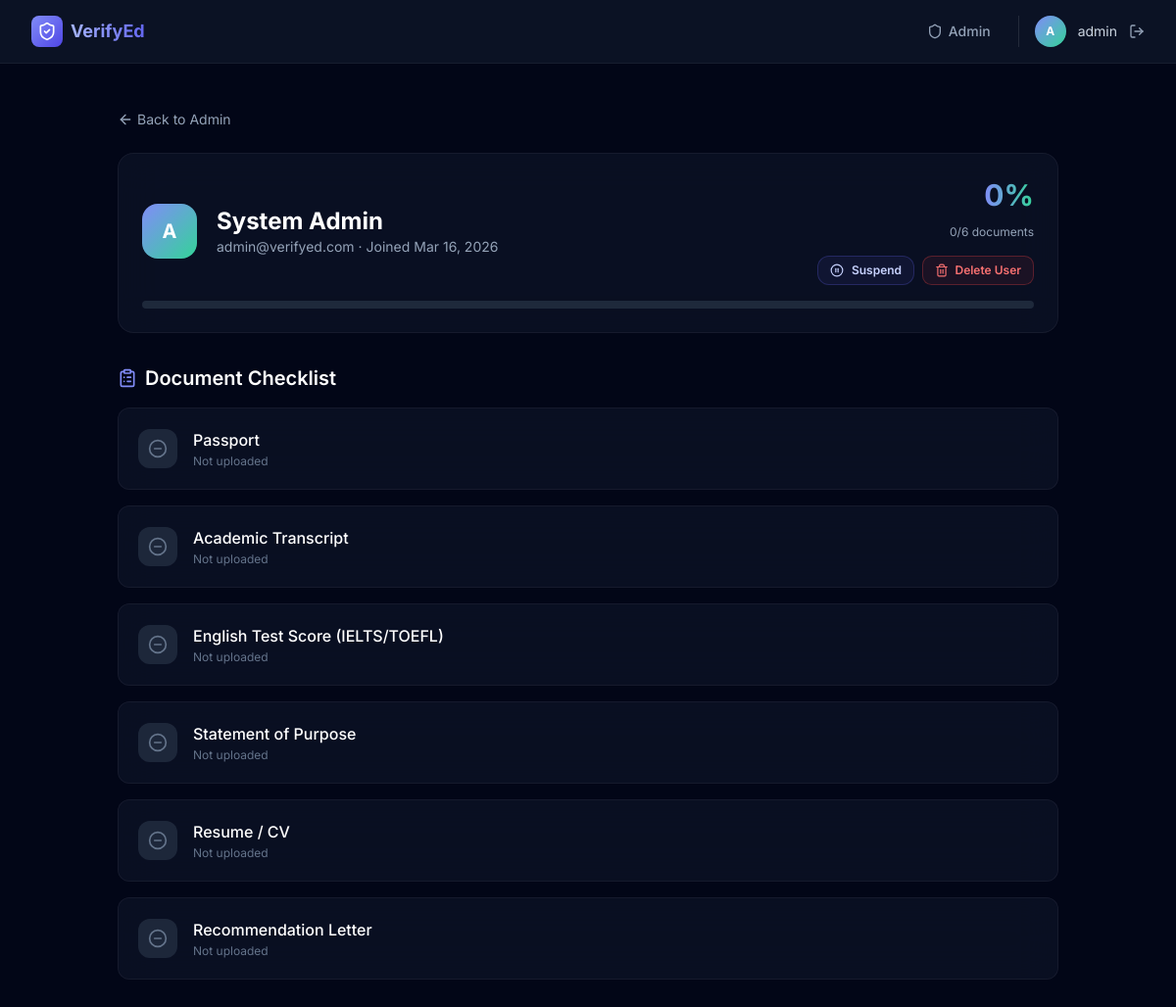
Page /admin/user/1 (signed in) on the committed database.
### models.py (models this page shows, shortened)
class User(UserMixin, db.Model):
    __tablename__ = 'users'
    id            = db.Column(db.Integer, primary_key=True)
    username      = db.Column(db.String(80), unique=True, nullable=False)
    email         = db.Column(db.String(120), unique=True, nullable=False)
    password_hash = db.Column(db.String(256), nullable=False)
    full_name     = db.Column(db.String(200), default='')
    role          = db.Column(db.String(20), default='student')   # student | admin
    is_verified   = db.Column(db.Boolean, default=False)
    is_active_acc = db.Column(db.Boolean, default=True)           # admin can deactivate
    created_at    = db.Column(db.DateTime, default=datetime.utcnow)
    documents     = db.relationship('Document', backref='owner', lazy=True,
                                    foreign_keys='Document.user_id')
    notifications = db.relationship('Notification', backref='owner', lazy=True)
    @property
    def is_active(self):
        return self.is_active_acc
    @property
    def document_progress(self):
        from config import Config
        total    = len(Config.REQUIRED_DOCUMENTS)
        uploaded = len({d.doc_type for d in self.documents} & set(Config.REQUIRED_DOCUMENTS))
        pct      = int((uploaded / total) * 100) if total else 0
        return uploaded, total, pct

### app.py (the view)
@app.route('/admin/user/<int:user_id>')
@login_required
def admin_user_detail(user_id):
    if current_user.role != 'admin':
        abort(403)
    user      = User.query.get_or_404(user_id)
    documents = Document.query.filter_by(user_id=user.id)\
                              .order_by(Document.upload_time.desc()).all()
    return render_template('admin_user_detail.html', student=user,
                           documents=documents,
                           required_docs=Config.REQUIRED_DOCUMENTS)

### app.py (called while the page is built)
@login_manager.user_loader
def load_user(user_id):
    return db.session.get(User, int(user_id))

### templates/admin_user_detail.html (shortened to what this page needs)
{% extends 'base.html' %}
{% block content %}
<div class="max-w-5xl mx-auto px-4 sm:px-6 lg:px-8 py-8">
    <a href="{{ url_for('admin_dashboard') }}" class="inline-flex items-center gap-1 text-sm text-slate-400 hover:text-brand-400 transition-colors mb-6">
        <i data-lucide="arrow-left" class="w-4 h-4"></i> Back to Admin
    </a>
    <div class="glass-card rounded-2xl p-6 border border-white/5 mb-8">
        <div class="flex items-center gap-5">
            <div class="w-14 h-14 rounded-2xl bg-gradient-to-br from-brand-400 to-emerald-400 flex items-center justify-center text-xl font-bold text-white">
                {{ student.username[0]|upper }}
            </div>
            <div>
                <h1 class="text-2xl font-bold text-white">{{ student.full_name or student.username }}</h1>
                <p class="text-slate-400 text-sm">{{ student.email }} · Joined {{ student.created_at.strftime('%b %d, %Y') }}</p>
            </div>
            <div class="ml-auto text-right flex flex-col items-end gap-3">
                {% set u, t, p = student.document_progress %}
                <span class="text-3xl font-bold bg-gradient-to-r from-brand-400 to-emerald-400 bg-clip-text text-transparent">{{ p }}%</span>
                <p class="text-xs text-slate-400">{{ u }}/{{ t }} documents</p>
                <div class="flex gap-2 mt-1">
                    <form method="POST" action="{{ url_for('admin_toggle_active', user_id=student.id) }}">
                        <button type="submit" class="btn-secondary text-xs py-1.5 px-3">
                            <i data-lucide="{{ 'play-circle' if not student.is_active_acc else 'pause-circle' }}" class="w-3.5 h-3.5"></i>
                            {{ 'Activate' if not student.is_active_acc else 'Suspend' }}
                        </button>
                    </form>
                    <form method="POST" action="{{ url_for('admin_delete_user', user_id=student.id) }}"
                          onsubmit="return confirm('PERMANENTLY delete {{ student.username }} and all their data? This cannot be undone.')">
                        <button type="submit" class="btn-danger text-xs py-1.5 px-3">
                            <i data-lucide="trash-2" class="w-3.5 h-3.5"></i>
                            Delete User
                        </button>
                    </form>
                </div>
            </div>
        </div>
        <div class="w-full h-2 bg-slate-800 rounded-full overflow-hidden mt-4">
        </div>
    </div>
    <h2 class="text-xl font-semibold text-white mb-4 flex items-center gap-2">
        <i data-lucide="clipboard-list" class="w-5 h-5 text-brand-400"></i>
        Document Checklist
    </h2>
    <div class="space-y-4">
        {% for key, label in required_docs.items() %}
        {% set doc = None %}
        {% for d in documents if d.doc_type == key %}
            {% set doc = d %}
        {% endfor %}
        <div class="glass-card rounded-xl p-5 border border-white/5">
            <div class="flex items-center gap-4">
                {% if doc %}
                    {% if doc.status == 'verified' %}
                    <div class="w-10 h-10 rounded-xl bg-emerald-500/15 flex items-center justify-center flex-shrink-0">
                        <i data-lucide="check-circle-2" class="w-5 h-5 text-emerald-400"></i>
                    </div>
                    {% elif doc.status == 'rejected' %}
                    <div class="w-10 h-10 rounded-xl bg-red-500/15 flex items-center justify-center flex-shrink-0">
                        <i data-lucide="x-circle" class="w-5 h-5 text-red-400"></i>
                    </div>
                    {% else %}
                    <div class="w-10 h-10 rounded-xl bg-amber-500/15 flex items-center justify-center flex-shrink-0">
                        <i data-lucide="clock" class="w-5 h-5 text-amber-400"></i>
                    </div>
                    {% endif %}
                {% else %}
                    <div class="w-10 h-10 rounded-xl bg-slate-700/50 flex items-center justify-center flex-shrink-0">
                        <i data-lucide="minus-circle" class="w-5 h-5 text-slate-500"></i>
                    </div>
                {% endif %}
                <div class="flex-1">
                    <h3 class="font-medium text-white">{{ label }}</h3>
                    {% if doc %}
                    <p class="text-xs text-slate-400 mt-0.5">{{ doc.original_filename }} · {{ doc.upload_time.strftime('%b %d, %H:%M') }}</p>
                    <p class="text-xs text-slate-500 mt-1">{{ doc.ai_summary[:120] }}{% if doc.ai_summary|length > 120 %}…{% endif %}</p>
                    {% else %}
                    <p class="text-xs text-slate-500 mt-0.5">Not uploaded</p>
                    {% endif %}
                </div>
            </div>
        </div>
        {% endfor %}
    </div>
</div>
{% endblock %}

### templates/base.html (shortened to what this page needs)
<!DOCTYPE html>
<html lang="en" class="scroll-smooth">
<head>
    <script src="https://cdn.tailwindcss.com"></script>
    <link rel="stylesheet" href="{{ url_for('static', filename='css/style.css') }}">
</head>
<body class="font-sans bg-slate-950 text-slate-100 min-h-screen antialiased">
    {% if current_user.is_authenticated %}
    <nav class="fixed top-0 left-0 right-0 z-50 nav-glass border-b border-white/5">
        <div class="max-w-7xl mx-auto px-4 sm:px-6 lg:px-8">
            <div class="flex items-center justify-between h-16">
                <a href="{{ url_for('dashboard') }}" class="flex items-center gap-2">
                    <div class="w-8 h-8 rounded-lg bg-gradient-to-br from-brand-400 to-brand-600 flex items-center justify-center">
                        <i data-lucide="shield-check" class="w-5 h-5 text-white"></i>
                    </div>
                    <span class="text-lg font-bold bg-gradient-to-r from-brand-300 to-brand-500 bg-clip-text text-transparent">VerifyEd</span>
                </a>
                <div class="flex items-center gap-4">
                    {% if current_user.role == 'student' %}
                    <a href="{{ url_for('dashboard') }}" class="nav-link text-sm"><i data-lucide="layout-dashboard" class="w-4 h-4"></i> Dashboard</a>
                    <a href="{{ url_for('upload') }}" class="nav-link text-sm"><i data-lucide="upload-cloud" class="w-4 h-4"></i> Upload</a>
                    {% else %}
                    <a href="{{ url_for('admin_dashboard') }}" class="nav-link text-sm"><i data-lucide="shield" class="w-4 h-4"></i> Admin</a>
                    {% endif %}
                    <div class="flex items-center gap-3 pl-4 border-l border-white/10">
                        {% if current_user.role == 'student' %}
                        <a href="{{ url_for('profile') }}" class="w-8 h-8 rounded-full bg-gradient-to-br from-brand-400 to-emerald-400 flex items-center justify-center text-xs font-bold text-white hover:ring-2 hover:ring-brand-400 transition-all" title="My Profile">
                            {{ current_user.username[0]|upper }}
                        </a>
                        {% else %}
                        <div class="w-8 h-8 rounded-full bg-gradient-to-br from-brand-400 to-emerald-400 flex items-center justify-center text-xs font-bold text-white">
                            {{ current_user.username[0]|upper }}
                        </div>
                        {% endif %}
                        <span class="text-sm text-slate-300 hidden sm:block">{{ current_user.username }}</span>
                        <a href="{{ url_for('logout') }}" class="text-slate-400 hover:text-red-400 transition-colors" title="Logout">
                            <i data-lucide="log-out" class="w-4 h-4"></i>
                        </a>
                    </div>
            </div>
        </div>
    </nav>
    {% endif %}
    <main class="{% if current_user.is_authenticated %}pt-20{% endif %}">
        {% block content %}{% endblock %}
    </main>
</body>
</html>

### static/css/style.css (style rules this page uses)
.glass-card { background: rgba(15, 23, 42, 0.6); backdrop-filter: blur(20px); -webkit-backdrop-filter: blur(20px); }
.nav-glass { background: rgba(15, 23, 42, 0.75); backdrop-filter: blur(24px); -webkit-backdrop-filter: blur(24px); }
.btn-secondary { display: inline-flex; align-items: center; gap: 0.5rem; padding: 0.625rem 1.5rem; border-radius: 0.75rem; font-weight: 600; font-size: 0.875rem; color: #c7d2fe; border: 1px solid rgba(99, 102, 241, 0.25); background: rgba(99, 102, 241, 0.08); transition: all 0.2s ease; cursor: pointer; }
.nav-link { display: inline-flex; align-items: center; gap: 0.375rem; padding: 0.375rem 0.75rem; border-radius: 0.5rem; color: #94a3b8; font-weight: 500; transition: all 0.2s; }
.btn-danger { display: inline-flex; align-items: center; gap: 0.4rem; padding: 0.5rem 1rem; border-radius: 0.6rem; font-weight: 600; font-size: 0.8rem; color: #f87171; border: 1px solid rgba(239,68,68,0.3); background: rgba(239,68,68,0.08); cursor: pointer; transition: all 0.2s ease; }

### rows in the picture
User: username "A", username "admin", full_name "System Admin", email "admin@verifyed.com", created_at "Mar 16, 2026", is_active_acc "Suspend"

### other values in the picture
{{ u }} "0"
{{ t }} "6"
{{ label }} "Passport" "Academic Transcript" "English Test Score (IELTS/TOEFL)" "Statement of Purpose" "Resume / CV" "Recommendation Letter"
